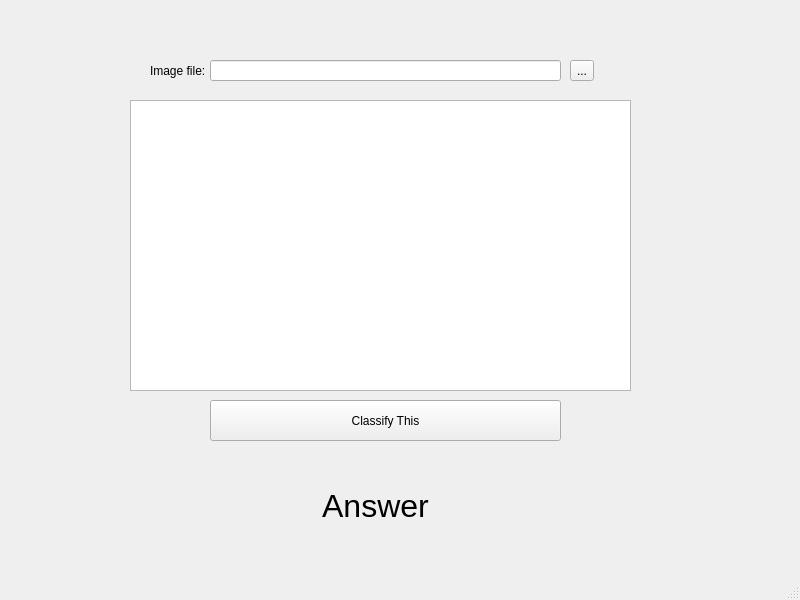
<?xml version="1.0" encoding="UTF-8"?>
<ui version="4.0">
 <class>MainWindow</class>
 <widget class="QMainWindow" name="MainWindow">
  <property name="geometry">
   <rect>
    <x>0</x>
    <y>0</y>
    <width>800</width>
    <height>600</height>
   </rect>
  </property>
  <property name="windowTitle">
   <string>MainWindow</string>
  </property>
  <widget class="QWidget" name="centralwidget">
   <widget class="QLineEdit" name="filePathLineEdit">
    <property name="geometry">
     <rect>
      <x>210</x>
      <y>60</y>
      <width>351</width>
      <height>21</height>
     </rect>
    </property>
   </widget>
   <widget class="QPushButton" name="classifyButton">
    <property name="geometry">
     <rect>
      <x>210</x>
      <y>400</y>
      <width>351</width>
      <height>41</height>
     </rect>
    </property>
    <property name="text">
     <string>Classify This</string>
    </property>
   </widget>
   <widget class="QToolButton" name="loadFileButton">
    <property name="geometry">
     <rect>
      <x>570</x>
      <y>60</y>
      <width>24</width>
      <height>21</height>
     </rect>
    </property>
    <property name="text">
     <string>...</string>
    </property>
   </widget>
   <widget class="QLabel" name="label">
    <property name="geometry">
     <rect>
      <x>150</x>
      <y>50</y>
      <width>111</width>
      <height>41</height>
     </rect>
    </property>
    <property name="text">
     <string>Image file:</string>
    </property>
   </widget>
   <widget class="QLabel" name="answerLabel">
    <property name="geometry">
     <rect>
      <x>230</x>
      <y>450</y>
      <width>291</width>
      <height>111</height>
     </rect>
    </property>
    <property name="font">
     <font>
      <pointsize>24</pointsize>
     </font>
    </property>
    <property name="text">
     <string>Answer</string>
    </property>
    <property name="alignment">
     <set>Qt::AlignCenter</set>
    </property>
   </widget>
   <widget class="QGraphicsView" name="imageGraphicsView">
    <property name="geometry">
     <rect>
      <x>130</x>
      <y>100</y>
      <width>501</width>
      <height>291</height>
     </rect>
    </property>
   </widget>
  </widget>
  <widget class="QMenuBar" name="menubar">
   <property name="geometry">
    <rect>
     <x>0</x>
     <y>0</y>
     <width>800</width>
     <height>21</height>
    </rect>
   </property>
  </widget>
  <widget class="QStatusBar" name="statusbar"/>
 </widget>
 <resources/>
 <connections/>
</ui>
